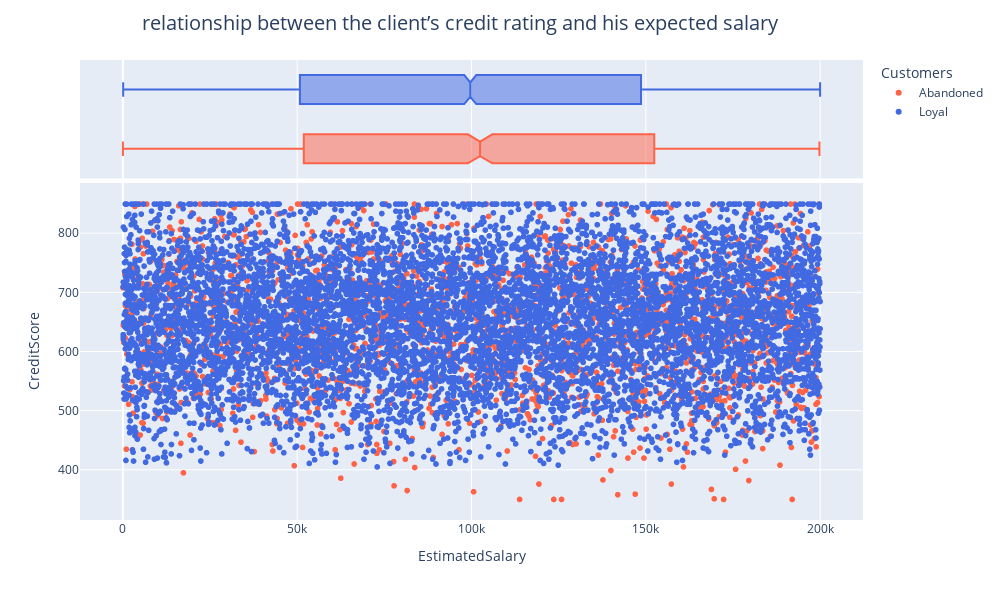

Notebook code for this chart:
### Markdown cell above
Возрастное распеределние в разрезе признака оттока показывает существенное различие в вострастных категориях
Покинувшие банк клиенты находятся в диапазоне от 38-51, тогда как лояльные от 31-41.
Так же для лояльных клиентов заметно большое количество выбросов.

На данном этапе можно сделать вывод, что основная часть покинувших банк, это клиенты в возрасте от 38-51, с более высоким показателем суммы на накопительных счетах.

### Code cell
fig = px.scatter(data_frame=clients_df,
                x='EstimatedSalary',
                y='CreditScore',
                color='Exited',
                marginal_x = 'box',
                height=600,
                width=1000,
                color_discrete_sequence=['tomato', 'royalblue'],
                labels={'Exited': 'Customers'}
               )

fig.update_layout(
    title_text = 'relationship between the client’s credit rating and his expected salary',
    title_x = 0.46,
    title_font_size = 20,
    )

fig.show()

### Figure 1 — Plotly figure (JSON) as saved in the notebook; plotly's stock layout.template omitted (floating-point values rounded to 4 significant figures; data arrays with more than 128 entries replaced by an {"elided": "..."} marker saying what was removed)
{"data": [{"hovertemplate": "Customers=Abandoned<br>EstimatedSalary=%{x}<br>CreditScore=%{y}<extra></extra>", "legendgroup": "Abandoned", "marker": {"color": "tomato", "symbol": "circle"}, "mode": "markers", "name": "Abandoned", "showlegend": true, "type": "scattergl", "x": {"elided": "2037 float values"}, "xaxis": "x", "y": {"elided": "2037 int values"}, "yaxis": "y"}, {"alignmentgroup": "True", "hovertemplate": "Customers=Abandoned<br>EstimatedSalary=%{x}<extra></extra>", "legendgroup": "Abandoned", "marker": {"color": "tomato", "symbol": "circle"}, "name": "Abandoned", "notched": true, "offsetgroup": "Abandoned", "showlegend": false, "type": "box", "x": {"elided": "2037 float values"}, "xaxis": "x2", "yaxis": "y2"}, {"hovertemplate": "Customers=Loyal<br>EstimatedSalary=%{x}<br>CreditScore=%{y}<extra></extra>", "legendgroup": "Loyal", "marker": {"color": "royalblue", "symbol": "circle"}, "mode": "markers", "name": "Loyal", "showlegend": true, "type": "scattergl", "x": {"elided": "7963 float values"}, "xaxis": "x", "y": {"elided": "7963 int values"}, "yaxis": "y"}, {"alignmentgroup": "True", "hovertemplate": "Customers=Loyal<br>EstimatedSalary=%{x}<extra></extra>", "legendgroup": "Loyal", "marker": {"color": "royalblue", "symbol": "circle"}, "name": "Loyal", "notched": true, "offsetgroup": "Loyal", "showlegend": false, "type": "box", "x": {"elided": "7963 float values"}, "xaxis": "x2", "yaxis": "y2"}], "layout": {"height": 600, "legend": {"title": {"text": "Customers"}, "tracegroupgap": 0}, "margin": {"t": 60}, "title": {"font": {"size": 20}, "text": "relationship between the client’s credit rating and his expected salary", "x": 0.46}, "width": 1000, "xaxis": {"anchor": "y", "autorange": true, "domain": [0, 1], "range": [-12300.0, 212300.0], "title": {"text": "EstimatedSalary"}, "type": "linear"}, "xaxis2": {"anchor": "y2", "autorange": true, "domain": [0, 1], "matches": "x", "range": [-12300.0, 212300.0], "showgrid": true, "showticklabels": false, "type": "linear"}, "yaxis": {"anchor": "x", "autorange": true, "domain": [0, 0.7326], "range": [315.2, 884.8], "title": {"text": "CreditScore"}, "type": "linear"}, "yaxis2": {"anchor": "x2", "autorange": true, "domain": [0.7426, 1], "matches": "y2", "range": [-0.5, 1.5], "showgrid": false, "showline": false, "showticklabels": false, "ticks": "", "type": "category"}}}
